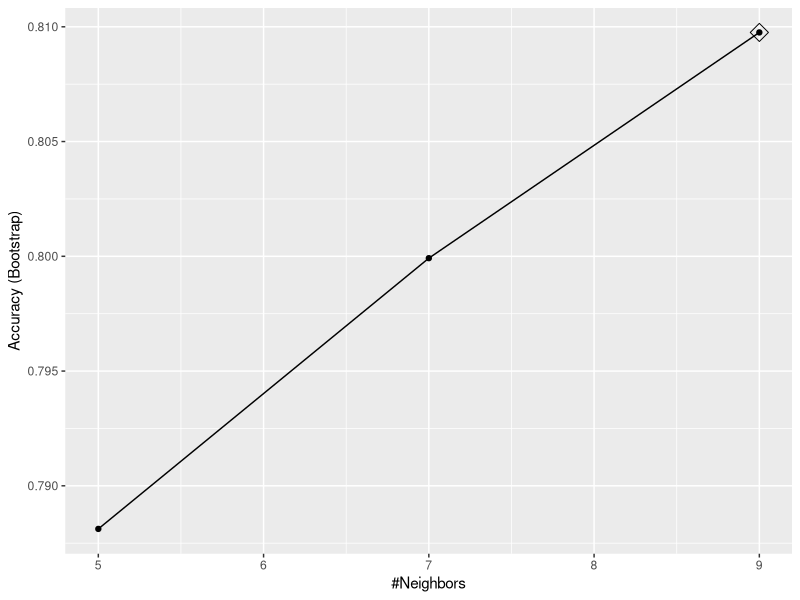
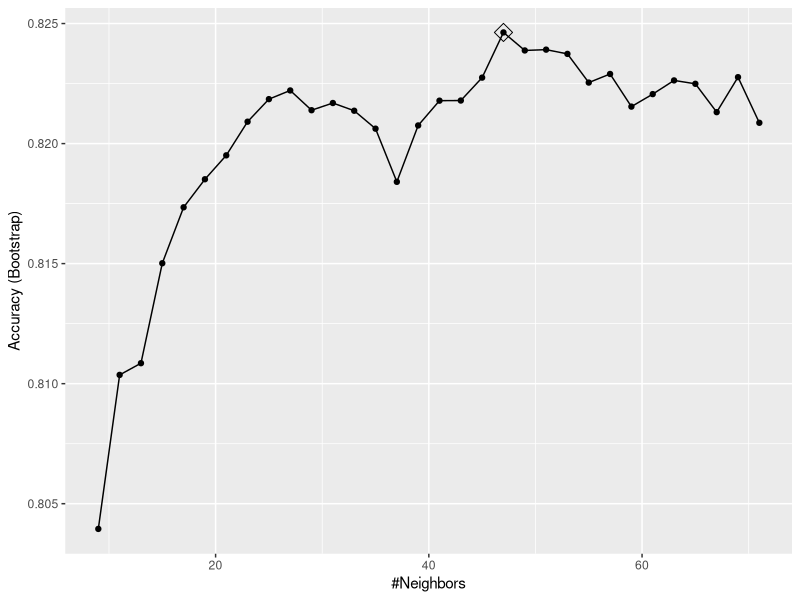
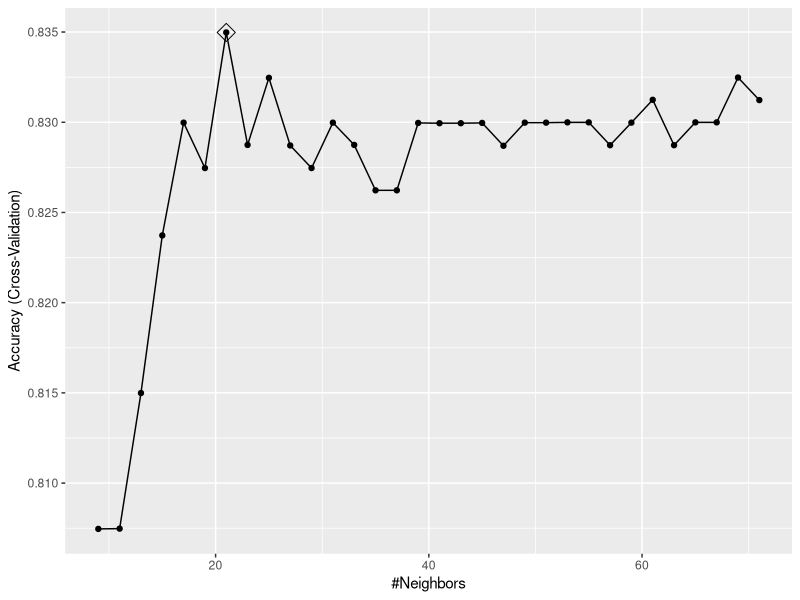
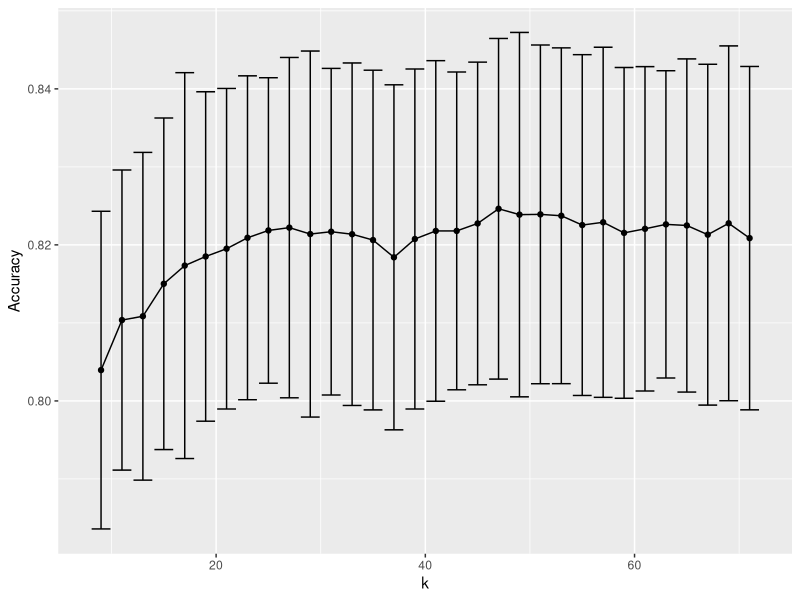
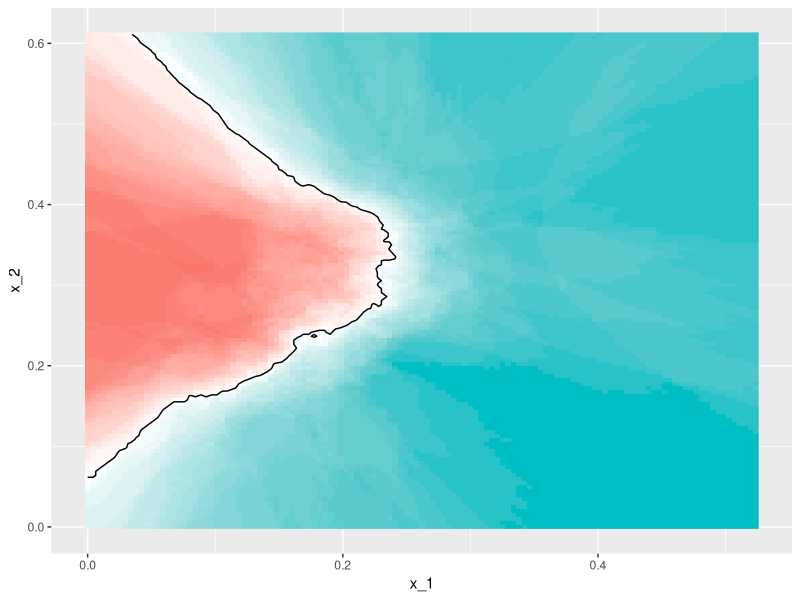
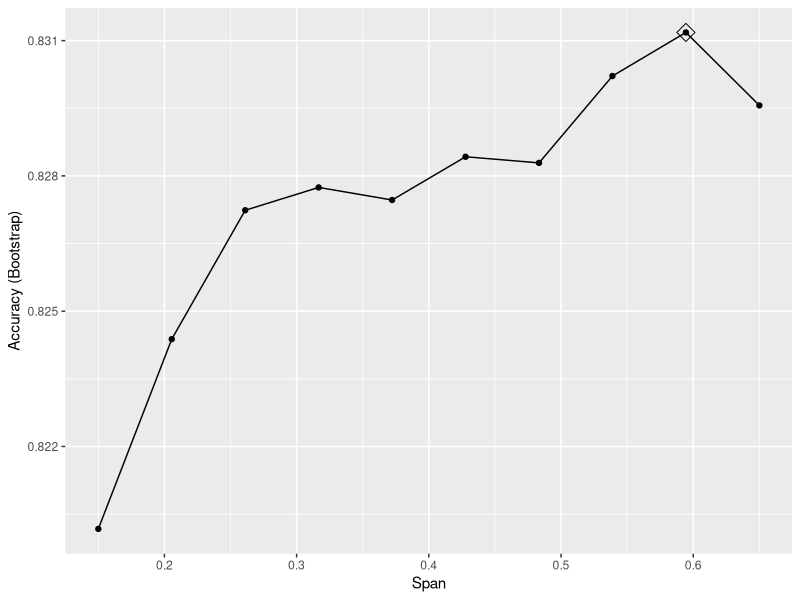
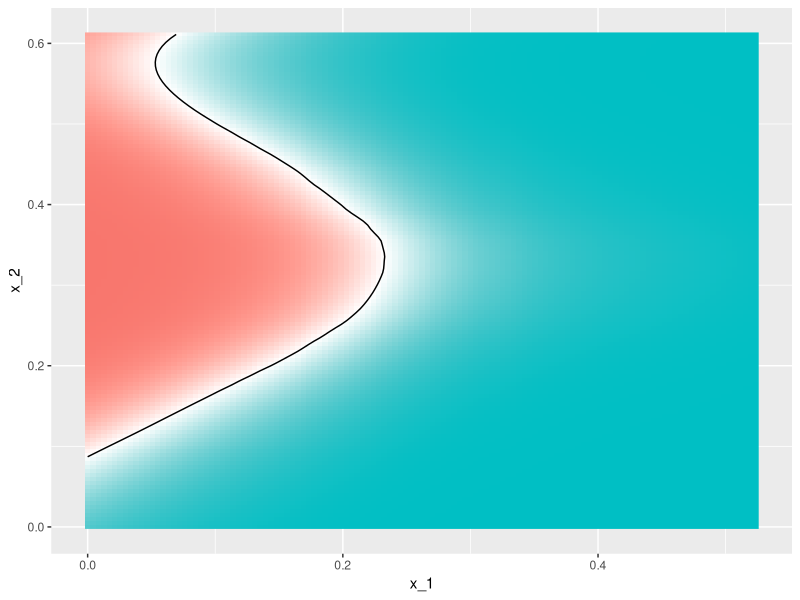

Generate these figures, in order, with R:
# config
library(tidyverse)
library(dslabs)
library(caret)
install.packages("gam")

# we can use the following to see which parameters are optimised
getModelInfo("knn")

# the modelLookup() function shows succinct information eregarding the method
modelLookup("knn")

# by running the train() function with default values, we can see the cross validation
train_knn <- train(y~., method = "knn", data = mnist_27$train)
ggplot(train_knn, highlight = TRUE)

# we can use the tuneGrid argument to expand beyond the default optimisation values
train_knn <- train(y~., method = "knn",
                   data = mnist_27$train,
                   tuneGrid = data.frame(k = seq(9,71,2)))
ggplot(train_knn, highlight = TRUE)

    # we can access the parameter that gives the best accuracy
    train_knn$bestTune
    # we can see the result of the most accurate training
    train_knn$finalModel

# cross-validation was done pruely on the training set
# to compare the accuracy on the training and test set we can do the below
  confusionMatrix(predict(train_knn, mnist_27$test, type = "raw"),
                  mnist_27$test$y)$overall["Accuracy"]

# we can use the trainControl() function to modify the train() functions default values
control <- trainControl(method = "cv", number = 10, p = 0.9)
train_knn_cv <- train(y~., method = "knn", data = mnist_27$train,
                      tuneGrid = data.frame(k = seq(9, 71, 2)),
                      trControl = control)
ggplot(train_knn_cv, highlight = TRUE)  

# train() also provides the SD for each parameter, we can plot Accuaracy vs SD
train_knn$results %>%
  ggplot(aes(x = k, y = Accuracy)) +
  geom_line() +
  geom_point() +
  geom_errorbar(aes(x=k, 
                    ymin=Accuracy - AccuracySD,
                    ymax=Accuracy + AccuracySD))


# we can plot out the border and see it is still quite squiggly
plot_cond_prob <- function(p_hat=NULL){
  tmp <- mnist_27$true_p
  if(!is.null(p_hat)){
    tmp <- mutate(tmp, p=p_hat)
  }
  tmp %>% ggplot(aes(x_1, x_2, z=p, fill=p)) +
    geom_raster(show.legend = FALSE) +
    scale_fill_gradientn(colors=c("#F8766D","white","#00BFC4")) +
    stat_contour(breaks=c(0.5),color="black")
}

plot_cond_prob(predict(train_knn, mnist_27$true_p, type = "prob")[,2])

# the gamLoess method is a smooth kernel method that requires 2 parameters
modelLookup("gamLoess")

# we will change span but leave degree unchanged, we must provide a column for it though
grid <- expand.grid(span = seq(0.15, 0.65, len = 10), degree = 1)

# now we can train the model using the grid
train_loess <- train(y~.,
                     method = "gamLoess",
                     tuneGrid = grid,
                     data = mnist_27$train)
    # we can see the accuracy of the different spans
    ggplot(train_loess, highlight = TRUE)
    
    # we then select the best-performing and compare to knn
    confusionMatrix(data = predict(train_loess, mnist_27$test),
                    reference = mnist_27$test$y)$overall["Accuracy"]

    # we can see that the border is far smoother, but performs similarly to knn
    plot_cond_prob(predict(train_loess, mnist_27$true_p, type = "prob")[,2])
